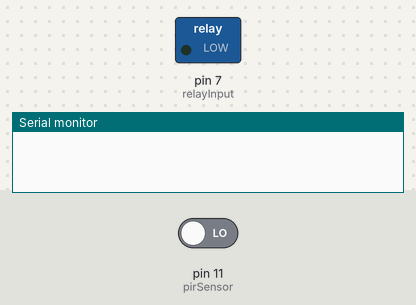
This sketch was run on a simulated Arduino Uno, built with avr-gcc and run on an emulated ATmega328P. On the bench: switched loads named in the sketch (green lamp = pin HIGH), the last lines printed to the serial monitor. The test bench sets the inputs (shaded band); at power-on: pin 11 (pirSensor) LOW.

Above: at 1.2 s.
1.3 s: pin 11 (pirSensor) driven HIGH
At 2.1 s:
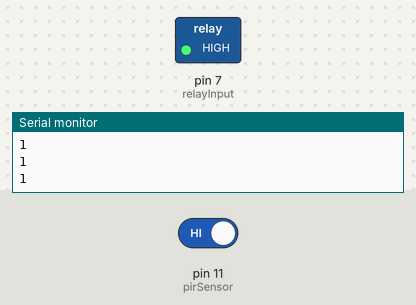
2.8 s: pin 11 (pirSensor) driven LOW
At 3.2 s:
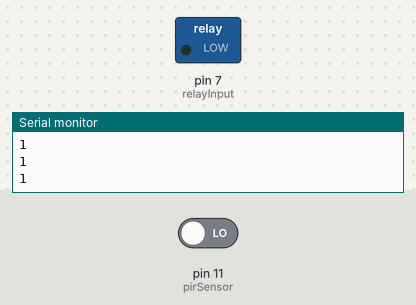
Timing chart, 0 to 5.8 s (numbered marks = the images above; inputs shaded):
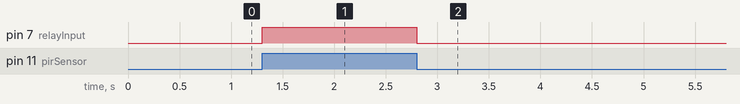

Measured:
- after the input at 1.3 s, pin 7 (relayInput): LOW → HIGH at once
- after the input at 2.8 s, pin 7 (relayInput): HIGH → LOW at once

The sketch:

PIR_Motion_Sensor.ino
```cpp
/*     Arduini PIR Motion Sensor Tutorial
 *
 *  by Dejan Nedelkovski, www.HowToMechatronics.com
 *
 */
int pirSensor = 11;
int relayInput = 7;
void setup() {
  pinMode(pirSensor, INPUT);
  pinMode(relayInput, OUTPUT);
  Serial.begin(9600);
}
void loop() {
  int sensorValue = digitalRead(pirSensor);
  if (sensorValue == 1)
  {
    Serial.println(sensorValue);
    digitalWrite(relayInput,HIGH); // The Relay Input works Inversly
  }
  else
  {
    digitalWrite(relayInput,LOW);
  }
}
```
